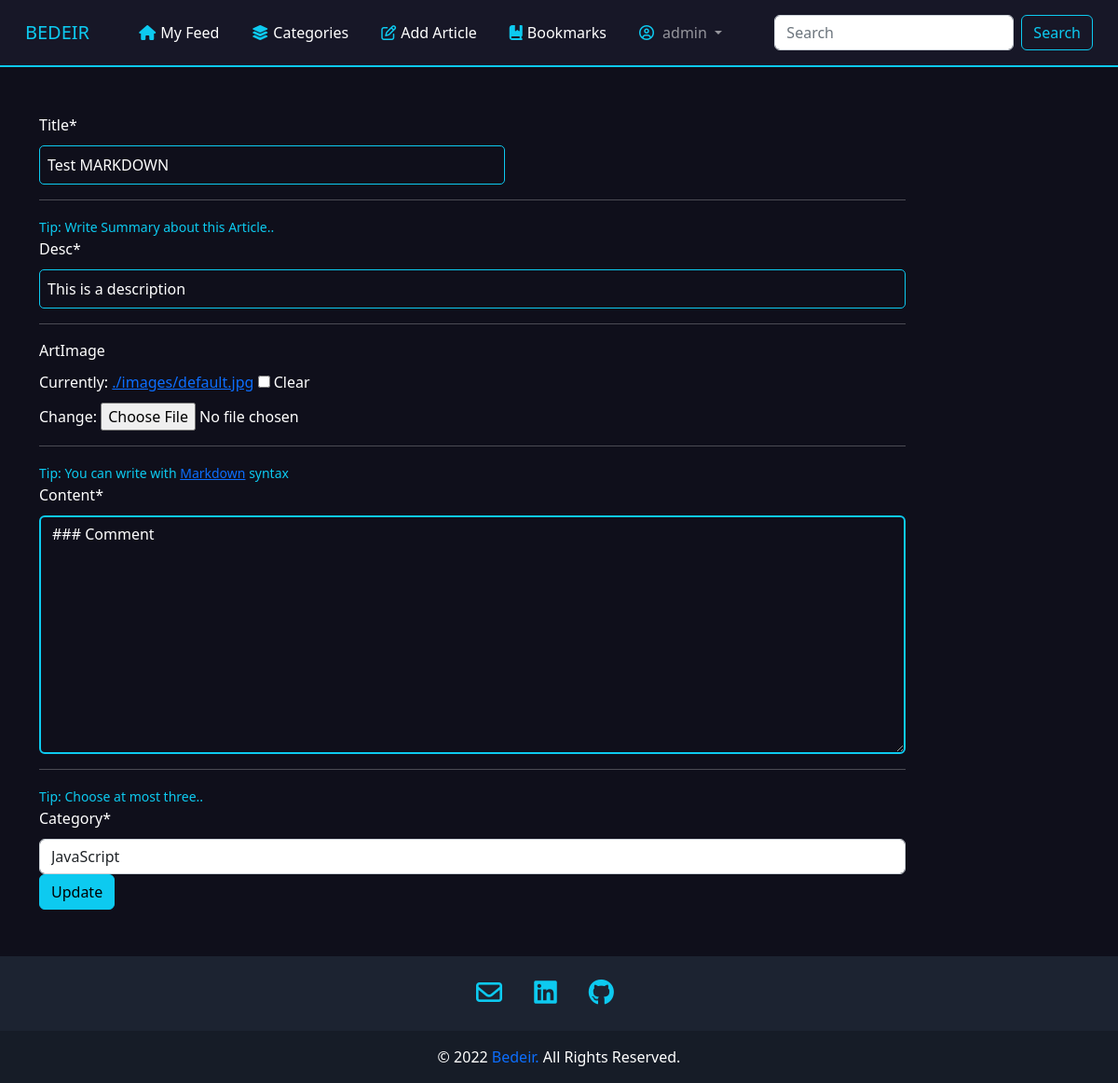
The app's page /update/35 (signed in) with its own data.
### blog/models.py (models this page shows, shortened)
class Article(models.Model):
  categoryList = [
        ("javascript" , "JavaScript"),
        ("web develpment" , "Web Develpment"),
        ("react" , "React"),
        ("python" , "Python"),
        ("other", "Other"),
    ]
  owner = models.ForeignKey(User, on_delete=models.CASCADE, related_name='articles')
  title = models.CharField(max_length = 200)
  desc = models.CharField(max_length = 200)
  artImage = models.ImageField(upload_to = 'art_photos', default = './images/default.jpg', null = True, blank = True)
  content = models.TextField()
  category = MultiSelectField(choices=categoryList,  max_choices=3)
  created = models.DateTimeField(default=now, editable=False)
  bookmarks = models.ManyToManyField(User, related_name='bookmarks')
  upvote = models.ManyToManyField(User, related_name='up')
  downvote = models.ManyToManyField(User, related_name='down')
  class Meta:
    ordering = ['-created']

### blog/views.py (the view, shortened to what this page needs)
# urls.py: path('update/<str:id>', views.update, name= "update"),
@login_required
def update(request, id):
  targetArticle = Article.objects.get(pk = id)
  form = CreateArt(instance=targetArticle)
  return render(request, 'add.html', {
    'form': form,
    'mode': 'Update',
  })

### blog/forms.py
class CreateArt(forms.ModelForm):
  class Meta:
    model = Article
    fields = ['title', 'artImage', 'desc', 'content', 'category']

### blog/templates/add.html (shortened to what this page needs)
{% extends './layout.html' %}
{% load crispy_forms_tags %}
{% load static %}
{% block links %}
  <link rel="stylesheet" href="{% static 'css/add.css' %}">
{% endblock links %}
{% block body %}
<div class="container form-group add-form">
  <form
    action=""
    class="col-sm-10"
    method="post"
    enctype="multipart/form-data"
  >
    <div class="title-art">
      {{ form.title|as_crispy_field }}
    </div>
    <hr>
    <div class="desc-art">
      <small style="color: var(--bs-cyan);">Tip: Write Summary about this Article..</small>
      {{ form.desc|as_crispy_field }}
    </div>
    <hr>
    <div class="image-art">
      {{ form.artImage|as_crispy_field }}
    </div>
    <hr>
    <div class="content-art">
      <small style="color: var(--bs-cyan);">Tip: You can write with <a target="_blank" href="https://www.markdownguide.org/basic-syntax">Markdown</a> syntax</small>
      {{ form.content|as_crispy_field }}
    </div>
    <hr>
    <div class="categorya-art">
      <small style="color: var(--bs-cyan);">Tip: Choose at most three..</small>
      {{form.category|as_crispy_field }}
    </div>
    <input type="submit" value="{{ mode }}" class="btn btn-info" />
  </form>
</div>
{% endblock body %}

### blog/templates/layout.html (shortened to what this page needs)
{% load static %}
<!DOCTYPE html>
<html lang="en">
  <head>
    <link
      href="https://cdn.jsdelivr.net/npm/bootstrap@5.2.2/dist/css/bootstrap.min.css"
      rel="stylesheet"
    />
    <link rel="stylesheet" href="{% static 'css/layout.css' %}" />
    {% block links %} {% endblock links %}
  </head>
  <body>
    <nav class="navbar navbar-expand-lg navbar-dark" style="padding: 15px">
      <div class="container-fluid">
        <a
          class="navbar-brand"
          href="{% url 'blog:index' %}"
          style="color: var(--bs-cyan)"
          >BEDEIR</a
        >
        <div class="collapse navbar-collapse" id="navbarSupportedContent">
          <ul class="navbar-nav me-auto ulNav">
            <li class="nav-item">
              <a
                class="nav-link active"
                aria-current="page"
                href="{% url 'blog:index' %}"
                ><i class="fa-solid fa-house"></i>My Feed</a
              >
            </li>
            <li class="nav-item">
              <a class="nav-link active" href="{% url 'blog:categories' %}"
                ><i class="fa-solid fa-layer-group"></i>Categories</a
              >
            </li>
            {% if user.is_authenticated %}
            <li class="nav-item">
              <a
                class="nav-link active"
                aria-current="page"
                href="{% url 'blog:add' %}"
                ><i class="fa-regular fa-pen-to-square"></i>Add Article</a
              >
            </li>
            <li class="nav-item">
              <a
                class="nav-link active"
                aria-current="page"
                href="{% url 'blog:bookmarks' %}"
                ><i class="fa-solid fa-book-bookmark"></i>Bookmarks</a
              >
            </li>
            <li class="nav-item dropdown active">
              <a
                class="nav-link dropdown-toggle"
                href="#"
                role="button"
                data-bs-toggle="dropdown"
                aria-expanded="false"
              >
                <i class="fa-regular fa-circle-user"></i> {{user}}
              </a>
            </li>
            {% endif %}
          </ul>
          <form class="d-flex" role="search" method="get" action="{% url 'blog:index' %}">
            <input
              class="form-control me-2 input-search"
              type="search"
              placeholder="Search"
              aria-label="Search"
              name="q"
            />
            <button class="btn btn-outline-info search" type="submit">
              Search
            </button>
          </form>
        </div>
      </div>
    </nav>
    <div class="blog-content1">
      {% block body %}
      {% endblock body %}
    </div>
    <div class="footer">
      <footer
        class="text-center text-lg-start text-white"
        style="background-color: #1c2331"
      >
        <section class="footer-social">
          <a href="mailto:bederahmed0@gmail.com">
            <i class="fa-regular fa-envelope"></i>
          </a>
          <a href="https://www.linkedin.com/in/ahmed-bedeir-45b0171bb/">
            <i class="fab fa-linkedin"></i>
          </a>
          <a href="https://github.com/AhmedBedeir">
            <i class="fab fa-github"></i>
          </a>
        </section>
        <div
          class="text-center p-3"
          style="background-color: rgba(0, 0, 0, 0.2)"
        >
          © <span class="thisYear"></span>
          <a
            class=""
            target="_blank"
            href="https://www.linkedin.com/in/ahmed-bedeir-45b0171bb/"
            >Bedeir.</a
          >
          All Rights Reserved.
        </div>
      </footer>
    </div>
  </body>
</html>

### blog/static/css/layout.css (style rules this page uses)
:root { --base-color: #0f0f1b; --second-color: #171727; --mid-color: #161e2e; --back-color: #bbe1fa; --primary-color: 111, 76, 255; --text-color: 256, 256, 256; }
* { padding: 0; margin: 0; box-sizing: border-box; }
.ulNav { margin-left: auto; }
li { margin-right: 19px; }
body { background-color: var(--base-color); display: flex; flex-direction: column; min-height: 100vh; }
.blog-content1 { flex: 1; }
nav { background-color: var(--second-color); border-bottom: 2px solid var(--bs-cyan); border-bottom-color: linear-gradient(to top, rgb(1 134 218), rgb(182 49 167)); }
i { color: var(--bs-cyan); margin-right: 5px; }
.footer-social { text-align: center; padding: 25px; }
.footer-social a { margin-right: 25px; }
.footer-social a i { font-size: 28px; }
footer a { text-decoration: none; }

### blog/static/css/add.css (style rules this page uses)
.add-form { color: var(--bs-white); margin: 50px auto; }
.add-form label { margin-bottom: 10px; }
.title-art input { outline: none; border: 1px solid var(--bs-cyan); width: 500px; border-radius: 5px; color: var(--bs-white); padding: 8px; background-color: var(--base-color); }
.content-art textarea { background-color: var(--base-color); color: var(--bs-white); border: 2px solid var(--bs-cyan); }
.desc-art input { border: 1px solid var(--bs-cyan); color: var(--bs-white); border-radius: 5px; padding: 8px; background-color: var(--base-color); }

### records on screen
Article: title "Test MARKDOWN", desc "This is a description", content "### Comment", category "JavaScript"

### other values on screen
{{ user }} "admin"
